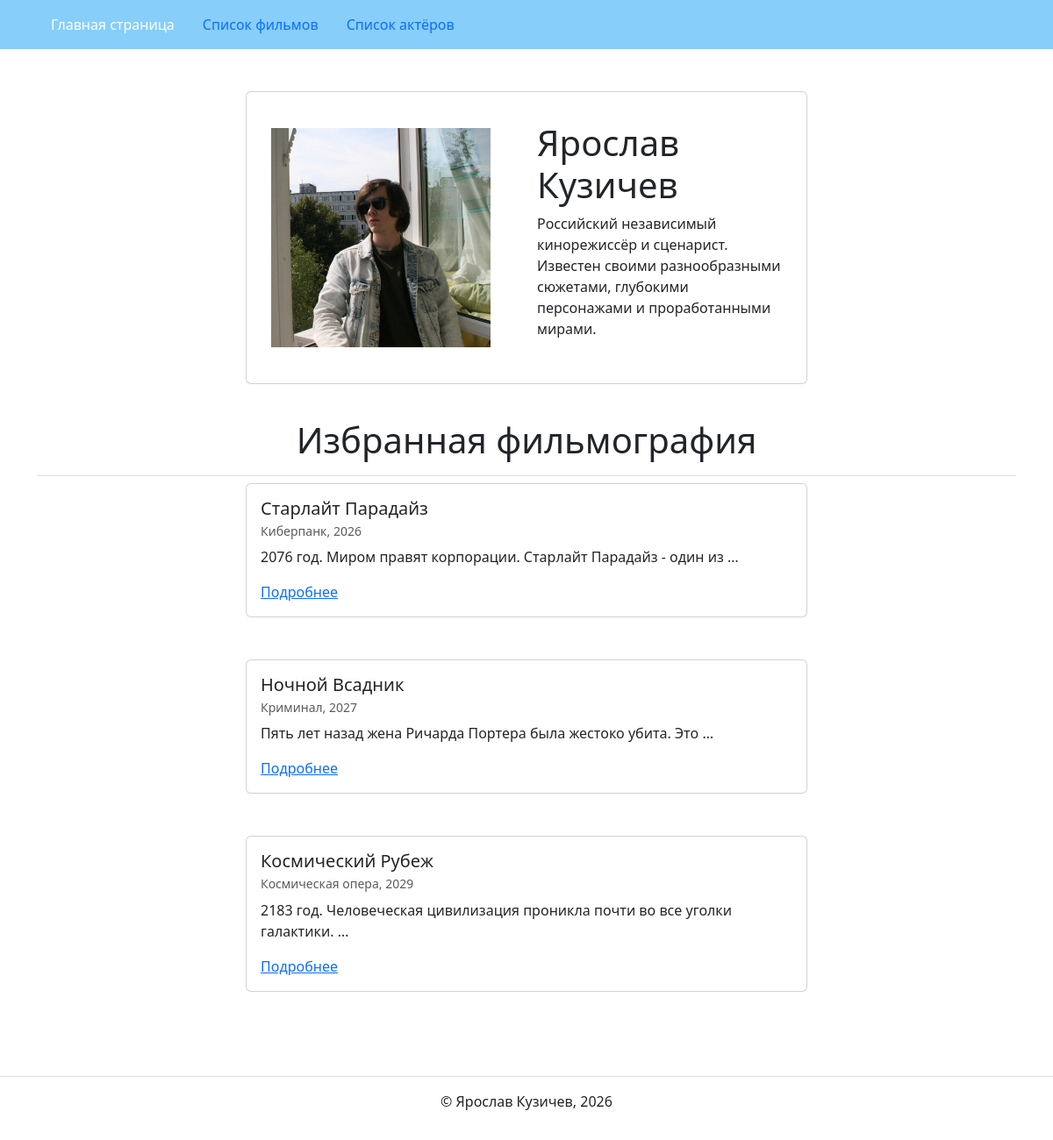
The page / on the database its author committed.
### movie_list/models.py (models this page shows, shortened)
class Movie(models.Model):
    title = models.CharField(max_length=256, verbose_name='Название')
    description = models.TextField(verbose_name='Описание')
    genre = models.CharField(max_length=256, verbose_name='Жанр')
    year = models.IntegerField(verbose_name='Год')
    class Meta:
        verbose_name = 'фильм'
        verbose_name_plural = 'Фильмы'

### homepage/views.py (the view)
def index(request):
    template = 'homepage/index.html'
    selected_movies = Movie.objects.filter(
        title__in=['Старлайт Парадайз',
        'Ночной Всадник',
        'Космический Рубеж',]
    ).order_by('year')
    context = {'selected_movies': selected_movies}
    return render(request, template, context)

### templates/homepage/index.html (shortened to what this page needs)
{% extends "base.html" %}
{% block content %}
  <div class="container">
    <div class="col d-flex justify-content-center">
      <div class="card" style="width: 40rem;">
          <div class="card-body">
            <div class="container" style="height: 300px;">
              <div class="row align-items-center h-100">
                <div class="col">
                  <img src="images/Iaroslav_Kuzichev.jpg" height="250">
                </div>
                <div class="col">
                  <h1>Ярослав Кузичев</h1>
                  <p>
                    Российский независимый кинорежиссёр и сценарист.
                    Известен своими разнообразными сюжетами, глубокими персонажами
                    и проработанными мирами.
                  </p>
                </div>
              </div>
            </div>
          </div>
        </div>
      </div>
    </div>
    <br>
    <h1 class="border-bottom text-center py-3">
      Избранная фильмография
    </h1>
    {% for movie in selected_movies %}
      {% include 'includes/movie_card.html' %}
    {% endfor %}
  </div>
{% endblock %}

### templates/includes/movie_card.html
<article class="mb-5">
  <div class="col d-flex justify-content-center">
    <div class="card" style="width: 40rem;">
      <div class="card-body">
        <h5 class="card-title">{{ movie.title }}</h5>
        <h6 class="card-subtitle mb-2 text-muted">
          <small>
            {{ movie.genre}}, {{ movie.year }}
          </small>
        </h6>
        <p class="card-text">{{ movie.description|truncatewords:10 }}</p>
        <a href="{% url 'movie_list:movie_detail' movie.id %}" class="card-link">Подробнее</a>
      </div>
    </div>
  </div>
</article>

### rows shown on the page
Movie: title "Старлайт Парадайз", genre "Киберпанк", year "2026", description "2076 год. Миром правят корпорации. Старлайт Парадайз - один из …"
Movie: title "Ночной Всадник", genre "Криминал", year "2027", description "Пять лет назад жена Ричарда Портера была жестоко убита. Это …"
Movie: title "Космический Рубеж", genre "Космическая опера", year "2029", description "2183 год. Человеческая цивилизация проникла почти во все уголки галактики. …"
